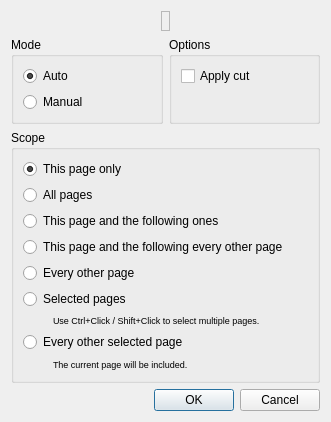
<?xml version="1.0" encoding="UTF-8"?>
<ui version="4.0">
 <class>PageSplitModeDialog</class>
 <widget class="QDialog" name="PageSplitModeDialog">
  <property name="windowModality">
   <enum>Qt::WindowModal</enum>
  </property>
  <property name="geometry">
   <rect>
    <x>0</x>
    <y>0</y>
    <width>331</width>
    <height>398</height>
   </rect>
  </property>
  <property name="windowTitle">
   <string>Split Pages</string>
  </property>
  <layout class="QVBoxLayout" name="verticalLayout_4">
   <item>
    <layout class="QHBoxLayout" name="horizontalLayout">
     <item>
      <spacer>
       <property name="orientation">
        <enum>Qt::Horizontal</enum>
       </property>
       <property name="sizeHint" stdset="0">
        <size>
         <width>40</width>
         <height>20</height>
        </size>
       </property>
      </spacer>
     </item>
     <item>
      <widget class="QLabel" name="layoutTypeLabel">
       <property name="frameShape">
        <enum>QFrame::StyledPanel</enum>
       </property>
       <property name="pixmap">
        <pixmap>:/icons/layout_type_auto.png</pixmap>
       </property>
      </widget>
     </item>
     <item>
      <spacer>
       <property name="orientation">
        <enum>Qt::Horizontal</enum>
       </property>
       <property name="sizeHint" stdset="0">
        <size>
         <width>40</width>
         <height>20</height>
        </size>
       </property>
      </spacer>
     </item>
    </layout>
   </item>
   <item>
    <layout class="QHBoxLayout" name="horizontalLayout_3">
     <item>
      <widget class="QGroupBox" name="groupBox">
       <property name="title">
        <string>Mode</string>
       </property>
       <layout class="QVBoxLayout">
        <item>
         <widget class="QRadioButton" name="modeAuto">
          <property name="text">
           <string>Auto</string>
          </property>
          <property name="checked">
           <bool>true</bool>
          </property>
         </widget>
        </item>
        <item>
         <widget class="QRadioButton" name="modeManual">
          <property name="text">
           <string>Manual</string>
          </property>
         </widget>
        </item>
       </layout>
      </widget>
     </item>
     <item>
      <widget class="QGroupBox" name="optionsBox">
       <property name="title">
        <string>Options</string>
       </property>
       <layout class="QVBoxLayout" name="verticalLayout_3">
        <item>
         <widget class="QCheckBox" name="applyCutOption">
          <property name="text">
           <string>Apply cut</string>
          </property>
         </widget>
        </item>
        <item>
         <spacer name="verticalSpacer">
          <property name="orientation">
           <enum>Qt::Vertical</enum>
          </property>
          <property name="sizeHint" stdset="0">
           <size>
            <width>20</width>
            <height>40</height>
           </size>
          </property>
         </spacer>
        </item>
       </layout>
      </widget>
     </item>
    </layout>
   </item>
   <item>
    <widget class="QGroupBox" name="groupBox_2">
     <property name="title">
      <string>Scope</string>
     </property>
     <layout class="QVBoxLayout" name="verticalLayout">
      <item>
       <widget class="QRadioButton" name="thisPageRB">
        <property name="text">
         <string>This page only</string>
        </property>
        <property name="checked">
         <bool>true</bool>
        </property>
       </widget>
      </item>
      <item>
       <widget class="QRadioButton" name="allPagesRB">
        <property name="text">
         <string>All pages</string>
        </property>
       </widget>
      </item>
      <item>
       <widget class="QRadioButton" name="thisPageAndFollowersRB">
        <property name="text">
         <string>This page and the following ones</string>
        </property>
       </widget>
      </item>
      <item>
       <widget class="QRadioButton" name="thisEveryOtherRB">
        <property name="text">
         <string>This page and the following every other page</string>
        </property>
       </widget>
      </item>
      <item>
       <widget class="QRadioButton" name="everyOtherRB">
        <property name="text">
         <string>Every other page</string>
        </property>
       </widget>
      </item>
      <item>
       <widget class="QRadioButton" name="selectedPagesRB">
        <property name="text">
         <string>Selected pages</string>
        </property>
       </widget>
      </item>
      <item>
       <layout class="QHBoxLayout" name="horizontalLayout_2">
        <property name="spacing">
         <number>0</number>
        </property>
        <item>
         <spacer name="horizontalSpacer_5">
          <property name="orientation">
           <enum>Qt::Horizontal</enum>
          </property>
          <property name="sizeType">
           <enum>QSizePolicy::Fixed</enum>
          </property>
          <property name="sizeHint" stdset="0">
           <size>
            <width>30</width>
            <height>0</height>
           </size>
          </property>
         </spacer>
        </item>
        <item>
         <widget class="QLabel" name="selectedPagesHint">
          <property name="font">
           <font>
            <pointsize>7</pointsize>
           </font>
          </property>
          <property name="text">
           <string>Use Ctrl+Click / Shift+Click to select multiple pages.</string>
          </property>
         </widget>
        </item>
       </layout>
      </item>
      <item>
       <widget class="QRadioButton" name="everyOtherSelectedRB">
        <property name="text">
         <string>Every other selected page</string>
        </property>
       </widget>
      </item>
      <item>
       <layout class="QHBoxLayout" name="horizontalLayout_4">
        <item>
         <spacer name="horizontalSpacer_6">
          <property name="orientation">
           <enum>Qt::Horizontal</enum>
          </property>
          <property name="sizeType">
           <enum>QSizePolicy::Fixed</enum>
          </property>
          <property name="sizeHint" stdset="0">
           <size>
            <width>30</width>
            <height>13</height>
           </size>
          </property>
         </spacer>
        </item>
        <item>
         <widget class="QLabel" name="everyOtherSelectedHint">
          <property name="font">
           <font>
            <pointsize>7</pointsize>
           </font>
          </property>
          <property name="text">
           <string>The current page will be included.</string>
          </property>
         </widget>
        </item>
       </layout>
      </item>
     </layout>
    </widget>
   </item>
   <item>
    <spacer>
     <property name="orientation">
      <enum>Qt::Vertical</enum>
     </property>
     <property name="sizeHint" stdset="0">
      <size>
       <width>20</width>
       <height>0</height>
      </size>
     </property>
    </spacer>
   </item>
   <item>
    <widget class="QDialogButtonBox" name="buttonBox">
     <property name="orientation">
      <enum>Qt::Horizontal</enum>
     </property>
     <property name="standardButtons">
      <set>QDialogButtonBox::Cancel|QDialogButtonBox::Ok</set>
     </property>
    </widget>
   </item>
  </layout>
 </widget>
 <resources/>
 <connections>
  <connection>
   <sender>buttonBox</sender>
   <signal>rejected()</signal>
   <receiver>PageSplitModeDialog</receiver>
   <slot>reject()</slot>
   <hints>
    <hint type="sourcelabel">
     <x>316</x>
     <y>260</y>
    </hint>
    <hint type="destinationlabel">
     <x>286</x>
     <y>274</y>
    </hint>
   </hints>
  </connection>
 </connections>
</ui>
